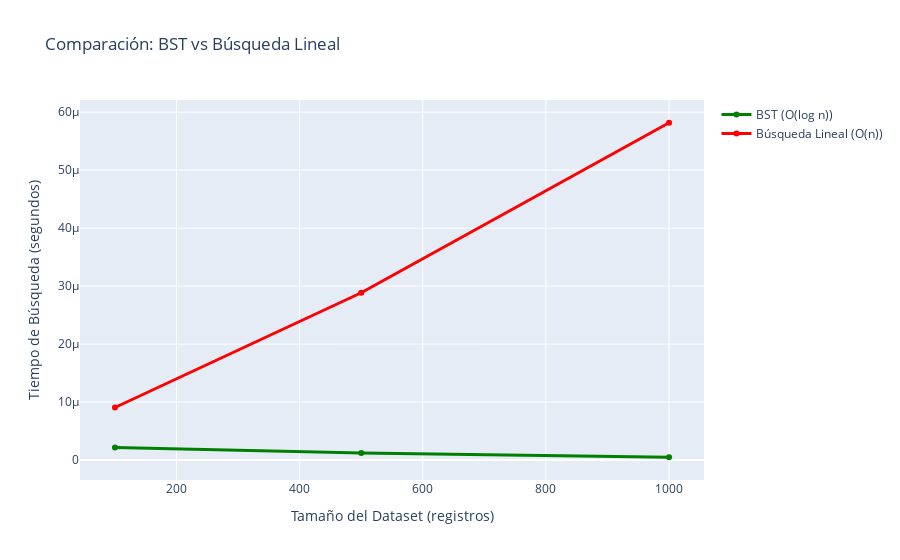

Notebook cell for this chart:
### Code cell
#  Análisis de Eficiencia: BST vs Búsqueda Lineal


import time
import random

def busqueda_lineal(lista_datos, clave):
    """Búsqueda lineal O(n) para comparación"""
    resultados = []
    for dato in lista_datos:
        if dato.get('fatalities') == clave:
            resultados.append(dato)
    return resultados

# Preparar datos para comparación
datos_lista = [fila.to_dict() for _, fila in df.iterrows()]

# Medir tiempos para diferentes tamaños
tamanos = [100, 500, 1000, 5000]
tiempos_bst = []
tiempos_lineal = []

for n in tamanos:
    if n > len(datos_lista):
        break
    
    muestra = datos_lista[:n]
    
    # Construir árbol pequeño
    arbol_pequeno = ArbolSeguridadTerritorial()
    for dato in muestra:
        arbol_pequeno.insertar(dato['fatalities'], dato)
    
    # Búsqueda en BST
    inicio = time.time()
    arbol_pequeno.buscar(0)  
    tiempos_bst.append(time.time() - inicio)
    
    # Búsqueda lineal
    inicio = time.time()
    busqueda_lineal(muestra, 0)
    tiempos_lineal.append(time.time() - inicio)

# Crear gráfico comparativo
fig_comparacion = go.Figure()
fig_comparacion.add_trace(go.Scatter(
    x=tamanos[:len(tiempos_bst)],
    y=tiempos_bst,
    mode='lines+markers',
    name='BST (O(log n))',
    line=dict(color='green', width=3)
))
fig_comparacion.add_trace(go.Scatter(
    x=tamanos[:len(tiempos_lineal)],
    y=tiempos_lineal,
    mode='lines+markers',
    name='Búsqueda Lineal (O(n))',
    line=dict(color='red', width=3)
))

fig_comparacion.update_layout(
    title='Comparación: BST vs Búsqueda Lineal',
    xaxis_title='Tamaño del Dataset (registros)',
    yaxis_title='Tiempo de Búsqueda (segundos)',
    hovermode='x unified'
)

fig_comparacion.show()

### Figure 1 — Plotly figure (JSON) as saved in the notebook; plotly's stock layout.template omitted (floating-point values rounded to 4 significant figures)
{"data": [{"line": {"color": "green", "width": 3}, "mode": "lines+markers", "name": "BST (O(log n))", "type": "scatter", "x": [100, 500, 1000], "y": [2.146e-06, 1.192e-06, 4.768e-07]}, {"line": {"color": "red", "width": 3}, "mode": "lines+markers", "name": "Búsqueda Lineal (O(n))", "type": "scatter", "x": [100, 500, 1000], "y": [9.06e-06, 2.885e-05, 5.817e-05]}], "layout": {"hovermode": "x unified", "title": {"text": "Comparación: BST vs Búsqueda Lineal"}, "xaxis": {"title": {"text": "Tamaño del Dataset (registros)"}}, "yaxis": {"title": {"text": "Tiempo de Búsqueda (segundos)"}}}}
